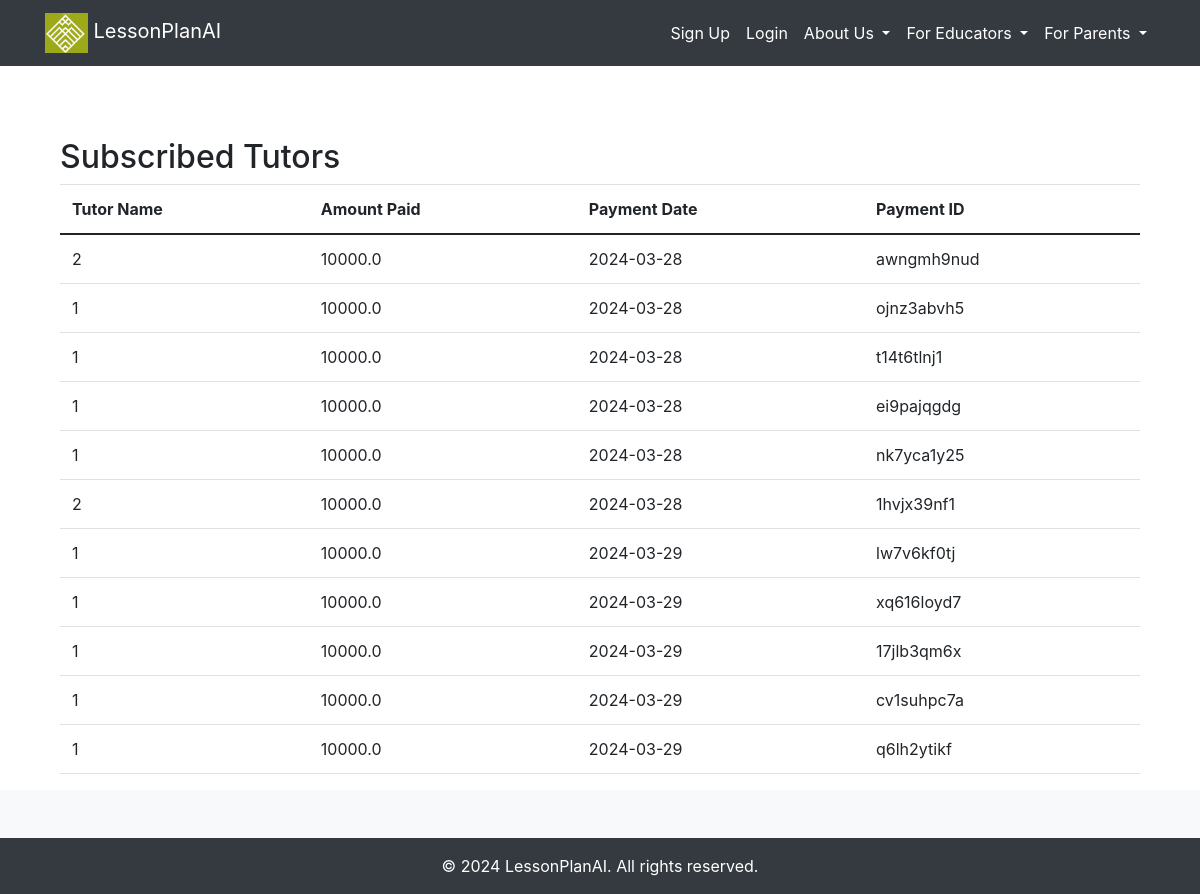
The app's page /subscribed-tutors, older data.
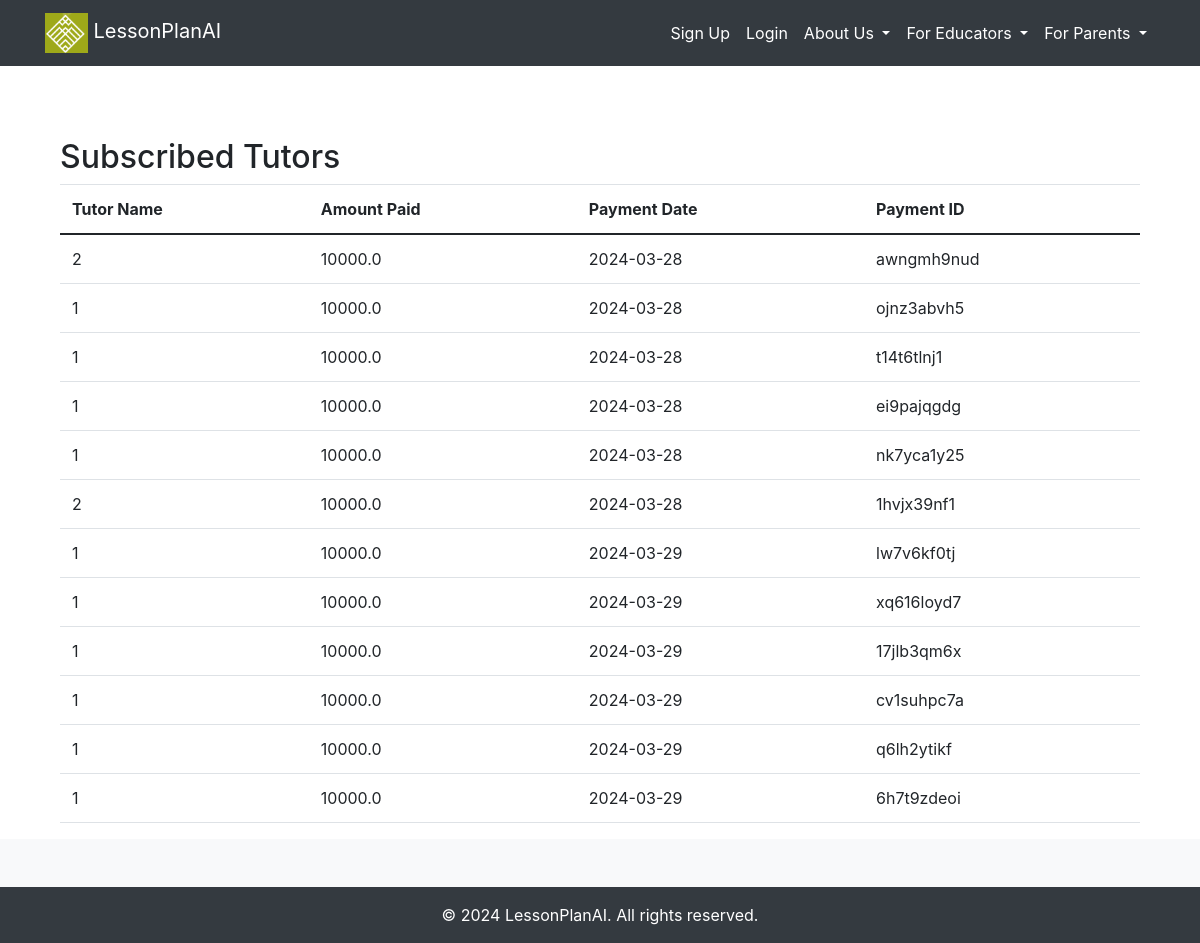
The same page, newer data.
### src/accounts/models.py (models this page shows, shortened)
class TutorFeePayment(db.Model):
    __tablename__ = "tutorfeepayment"
    id = db.Column(db.Integer, primary_key=True)
    tutor_id = db.Column(db.Integer, db.ForeignKey('tutor.id'), nullable=False)
    amount = db.Column(db.Float, nullable=False)
    payment_date = db.Column(db.Date, nullable=False)
    paystack_tutorfeepayment_id = db.Column(db.String(50), nullable=False)

### src/core/views.py (the view)
@core_bp.route('/subscribed-tutors')
def subscribed_tutors():
    tutor_fee_payments = TutorFeePayment.query.all()
    return render_template('accounts/subscribed_tutors.html', tutor_fee_payments=tutor_fee_payments)

### src/templates/accounts/subscribed_tutors.html
{% extends "_base.html" %}
{% block content %}
<div class="container mt-5">
    <h2>Subscribed Tutors</h2>
    <table class="table">
        <thead>
            <tr>
                <th>Tutor Name</th>
                <th>Amount Paid</th>
                <th>Payment Date</th>
                <th>Payment ID</th>
            </tr>
        </thead>
        <tbody>
            {% for payment in tutor_fee_payments %}
            <tr>
                <td>{{ payment.tutor_id }}</td>
                <td>{{ payment.amount }}</td>
                <td>{{ payment.payment_date.strftime('%Y-%m-%d') }}</td>
                <td>{{ payment.paystack_tutorfeepayment_id }}</td>
            </tr>
            {% endfor %}
        </tbody>
    </table>
</div>
{% endblock %}

### src/templates/_base.html (shortened to what this page needs)
<!DOCTYPE html>
<html>
<head>
    <link href="https://maxcdn.bootstrapcdn.com/bootstrap/4.5.2/css/bootstrap.min.css" rel="stylesheet">
    <link rel="stylesheet" type="text/css" href="/static/styles.css">
    <link href="https://stackpath.bootstrapcdn.com/bootstrap/4.3.1/css/bootstrap.min.css" rel="stylesheet">
    <link href="https://stackpath.bootstrapcdn.com/bootstrap/5.1.0/css/bootstrap.min.css" rel="stylesheet">
    <link rel="stylesheet" href="https://cdnjs.cloudflare.com/ajax/libs/font-awesome/6.1.1/css/all.min.css">
</head>
<body>
    {% include 'navigation.html' %}
    <div class="container mt-4">
        <div>
            {% block content %}
            {% endblock %}
        </div>
    </div>
    <div id="social-media" class="bg-light py-4">
    </div>
    <footer class="bg-dark text-white py-3">
        <div class="container text-center">
            &copy; 2024 LessonPlanAI. All rights reserved.
        </div>
    </footer>
    <link rel="stylesheet" href="https://stackpath.bootstrapcdn.com/bootstrap/4.5.2/css/bootstrap.min.css">
</body>
</html>

### src/templates/navigation.html (shortened to what this page needs)
<header>
  <nav class="navbar navbar-expand-lg navbar-dark bg-dark">
      <div class="container">
          <a class="navbar-brand" href="{{ url_for('core.home') }}">
              <img src="{{ url_for('static', filename='images/fav.png') }}" alt="Logo" class="img-fluid" style="height: 40px;">
              LessonPlanAI
          </a>
          <div class="collapse navbar-collapse" id="navbarResponsive">
              <ul class="navbar-nav ml-auto">
            {% if not current_user.is_authenticated %}
            <li class="nav-item">
              <a class="nav-link" href="{{ url_for('accounts.register') }}">Sign Up</a>
            </li>
            <li class="nav-item">
              <a class="nav-link" href="{{ url_for('accounts.login') }}">Login</a>
            </li>
            {% endif %}
          <li class="nav-item dropdown">
            <a class="nav-link dropdown-toggle" href="#" id="navbarDropdownMenuLink" role="button" data-toggle="dropdown" aria-haspopup="true" aria-expanded="false">
                About Us
            </a>
        </li>
              <li class="nav-item dropdown">
                <a class="nav-link dropdown-toggle" href="#" id="navbarDropdownMenuLink" role="button" data-toggle="dropdown" aria-haspopup="true" aria-expanded="false">
                    For Educators
                </a>
            </li>
            <li class="nav-item dropdown">
              <a class="nav-link dropdown-toggle" href="#" id="navbarDropdownMenuLink" role="button" data-toggle="dropdown" aria-haspopup="true" aria-expanded="false">
                  For Parents
              </a>
          </li>
          </ul>
        </div>
      </div>
  </header>

### src/static/styles.css (style rules this page uses)
a { text-decoration: none; }
body { display: flex; flex-direction: column; min-height: 100vh; }
#social-media { flex: 1 0 auto; }
footer { flex-shrink: 0; }
.navbar-nav .nav-link { color: white !important; }
.navbar-nav { margin-bottom: 0; }
.navbar { padding-top: 0; padding-bottom: 20px; }
table { width: 100%; border-collapse: collapse; }
th, td { border: 1px solid black; padding: 8px; text-align: left; }

Row changes from the older to the newer data that the page shows:
added TutorFeePayment: tutor_id "1", amount "10000.0", payment_date "2024-03-29", paystack_tutorfeepayment_id "6h7t9zdeoi"
